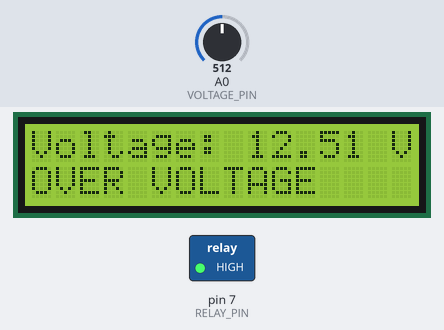
The sketch below on a simulated Arduino Uno, built with avr-gcc and run on an emulated ATmega328P. Shown: 16×2 character LCD, switched loads named in the sketch (green lamp = pin HIGH). The test bench sets the inputs (shaded band); at power-on: A0 (VOLTAGE_PIN) = 512.

Above: at 3.2 s.
3.3 s: A0 (VOLTAGE_PIN) set to 186
At 4.8 s:
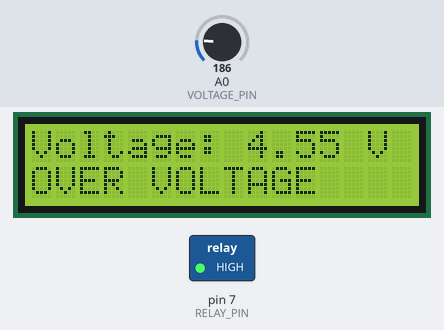
5.6 s: A0 (VOLTAGE_PIN) set to 164
At 7.2 s:
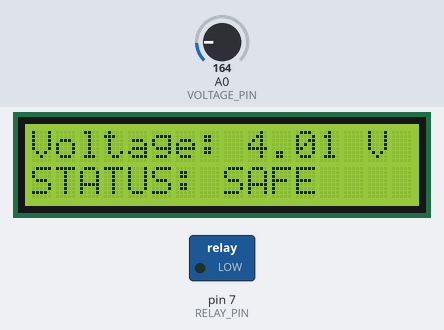
7.7 s: A0 (VOLTAGE_PIN) set to 133
At 9.4 s:
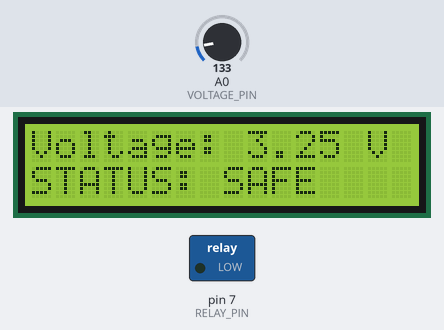
9.7 s: A0 (VOLTAGE_PIN) set to 111
At 10.9 s:
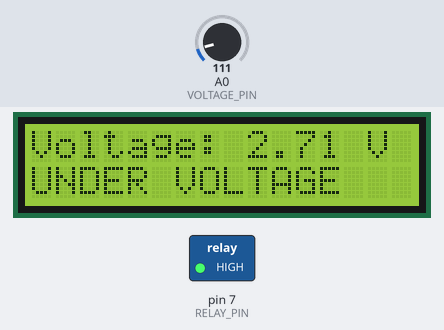
Timing chart, 0 to 12.7 s (numbered marks = the images above; inputs shaded):
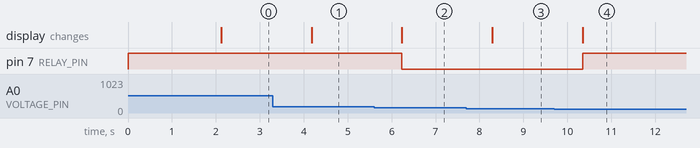

Measured:
- the behaviour switches between 172 and 171 on A0 (VOLTAGE_PIN) (found by bisection; images 1 and 2)
- the behaviour switches between 123 and 122 on A0 (VOLTAGE_PIN) (found by bisection; images 3 and 4)
- after the input at 3.3 s, the display: changes after 0.88 s (image 1)
- after the input at 5.6 s, pin 7 (RELAY_PIN): HIGH → LOW after 0.63 s; the display: changes after 0.63 s (image 2)
- after the input at 7.7 s, the display: changes after 0.59 s (image 3)
- after the input at 9.7 s, pin 7 (RELAY_PIN): LOW → HIGH after 0.65 s; the display: changes after 0.65 s (image 4)

The sketch:

_b1m2s3.ino
```cpp
#include <Wire.h>
#include <LiquidCrystal_I2C.h>

// LCD address
LiquidCrystal_I2C lcd(0x27, 16, 2);

// Pins
#define VOLTAGE_PIN A0
#define RELAY_PIN 7

// Voltage divider factor (0–25V module)
float voltageFactor = 5.0;

// Safety limits (Li-ion)
float overVoltage = 4.20;
float underVoltage = 3.00;

void setup()
{
  pinMode(RELAY_PIN, OUTPUT);

  // Relay OFF initially (safety)
  digitalWrite(RELAY_PIN, HIGH);   // Active LOW relay

  lcd.init();
  lcd.backlight();

  lcd.setCursor(0, 0);
  lcd.print("BMS System");
  lcd.setCursor(0, 1);
  lcd.print("Initializing");
  delay(2000);
  lcd.clear();
}

void loop()
{
  int sensorValue = analogRead(VOLTAGE_PIN);

  // Convert ADC value to voltage
  float batteryVoltage = (sensorValue * 5.0 / 1023.0) * voltageFactor;

  // Display voltage
  lcd.setCursor(0, 0);
  lcd.print("Voltage: ");
  lcd.print(batteryVoltage, 2);
  lcd.print(" V ");

  lcd.setCursor(0, 1);

  // Protection logic
  if (batteryVoltage > overVoltage)
  {
    lcd.print("OVER VOLTAGE ");
    digitalWrite(RELAY_PIN, HIGH);   // Relay OFF
  }
  else if (batteryVoltage < underVoltage)
  {
    lcd.print("UNDER VOLTAGE");
    digitalWrite(RELAY_PIN, HIGH);   // Relay OFF
  }
  else
  {
    lcd.print("STATUS: SAFE ");
    digitalWrite(RELAY_PIN, LOW);    // Relay ON
  }

  delay(1000);
}
```
